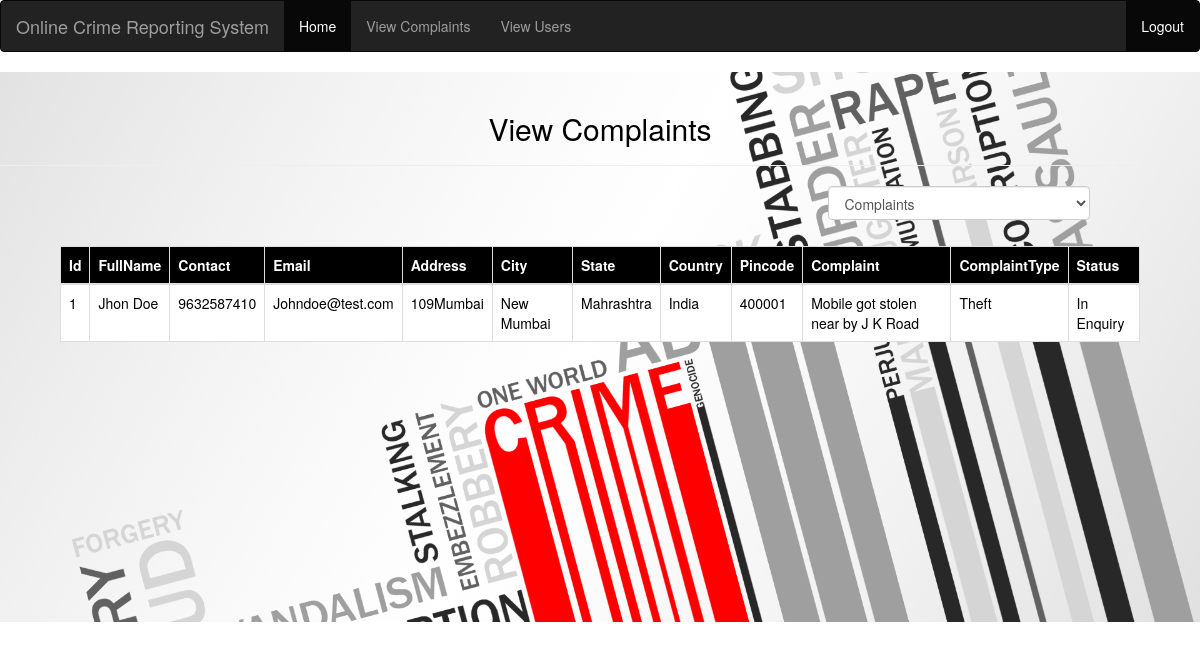
/ComplaintStatus/ (signed in), run on the app's committed database.
### AppCrime/models.py (models this page shows)
class Complaints(models.Model):
    Userid = models.CharField(max_length=50)
    FullName = models.CharField(max_length=100)
    Contact = models.CharField(max_length=50)
    Email = models.CharField(max_length=50,default=None)
    Address = models.CharField(max_length=500)
    City = models.CharField(max_length=100)
    State = models.EmailField()
    Country = models.CharField(max_length=100)
    Pincode = models.CharField(max_length=100)
    Complaint = models.CharField(max_length=100)
    ComplaintType = models.CharField(max_length=100)
    Status = models.CharField(max_length=100,default=None)
    DateofComplaint = models.DateField(default=None)
    class Meta:
        db_table = 'Complaints'

### AppCrime/views.py (the view)
# urls.py: path('ComplaintStatus/', views.ComplaintStatus, name='ComplaintStatus'),
def ComplaintStatus(request):
    if request.method == 'POST':
        pass
    else:
        uid = request.session['User_id']
        MissingComplaint = Missing_Complaint.objects.all().filter(Uid=uid)
        Complaint = Complaints.objects.all().filter(Userid=uid)
        return render(request, 'ComplaintStatus.html', {'MissingComplaint':MissingComplaint,'Complaint':Complaint})

### AppCrime/Templates/ComplaintStatus.html (shortened to what this page needs)
 {% extends 'base.html'%}
    {% block content%}
<div style="background: url('/media/img/images/home.jpeg'); background-repeat:no-repeat;background-size:cover; color: white; height: 550px;  ">
	<br>
  <center>
  <div>
    <h2 style="color: black">View Complaints</h2>
    <hr>
  </div>
  </center>
<div class="col-md-12">
	<div class="col-md-3"  style="float:right;margin-right: 80px">
		<select class="form-control" id="ddComplain" name="ddComplain" onchange="display(this);">
    		<option selected value="Complaints">Complaints</option>
		</select>
		<br>
	</div>
</div>
	<center>
<div id="Complaintsdiv" class="container-fluid" style="margin-top: 1%;padding:5%">
	<div class="table-responsive ">
	<table class="table table-striped table-bordered table-sm" style="background-color: white" >
    <thead style="background-color: black;color: white" class="text-white">
    <tr>
        <th>Id</th>
        <th>FullName</th>
        <th>Contact </th>
        <th>Email</th>
        <th>Address</th>
        <th>City</th>
        <th>State</th>
        <th>Country</th>
        <th>Pincode</th>
        <th>Complaint</th>
        <th>ComplaintType</th>
        <th>Status</th>
    </tr>
    </thead>
    <tbody>
	{% for or in Complaint %}
		<tr style="color: black;background-color: white">
	        <td>{{ or.id }}</td>
	        <td>{{ or.FullName }}</td>
	        <td>{{ or.Contact }}</td>
	        <td>{{ or.Email }}</td>
	        <td>{{ or.Address }}</td>
	        <td>{{ or.City }}</td>
	        <td>{{ or.State }}</td>
	        <td>{{ or.Country }}</td>
	        <td>{{ or.Pincode }}</td>
            <td>{{ or.Complaint }}</td>
            <td>{{ or.ComplaintType }}</td>
            <td>{{ or.Status }}</td>
		</tr>
	{% endfor %}
    </tbody>
	</table>
</div>
</div>
</center>
</div>
<br>
{% endblock%}

### data on the page
Complaints: id "1", FullName "Jhon Doe", Contact "9632587410", Email "Johndoe@test.com", Address "109Mumbai", City "New Mumbai", State "Mahrashtra", Country "India", Pincode "400001", Complaint "Mobile got stolen near by J K Road", ComplaintType "Theft", Status "In Enquiry"
